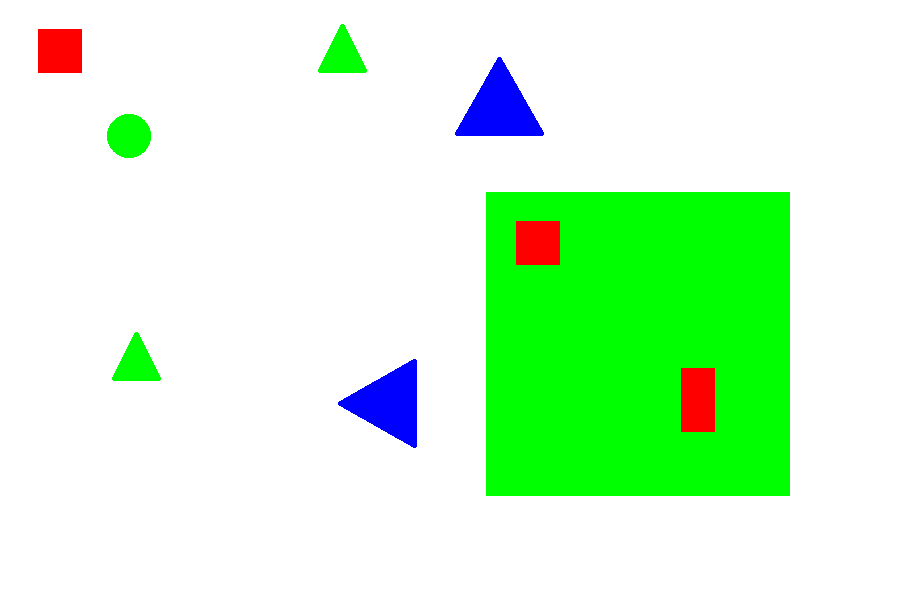
#> input picture TEST1.PNG, 898 x 598 px
$ python -i main.py   (imports and definitions only)   (Python 2 division)   (older library calls are emulated)
#> lines starting #> are read from the running program, lines starting #| are printed output that depends on the picture; after the words box and inside, x2 and y2 are one past the last pixel; in counts of white or black regions, pixels touching at a corner belong together
### Colordetector.py
# import the necessary packages
from collections import OrderedDict
import numpy as np
import cv2

class Colordetector:
        def __init__(self):
                # initialize the colors dictionary, containing the color
                # name as the key and the RGB tuple as the value
                colors = OrderedDict({
                        "Red": (255, 0, 0),
                        "Green": (0, 255, 0),
                        "Blue": (0, 0, 255),
                        "Orange": (255,160,0),
                        "Yellow": (255, 255, 0)})

                # allocate memory for the L*a*b* image, then initialize
                # the color names list
                self.lab = np.zeros((len(colors), 1, 3), dtype="uint8")
                self.colorNames = []

                # loop over the colors dictionary
                for (i, (name, rgb)) in enumerate(colors.items()):
                        # update the L*a*b* array and the color names list
                        self.lab[i] = rgb
                        self.colorNames.append(name)

                # convert the L*a*b* array from the RGB color space
                # to L*a*b*
                self.lab = cv2.cvtColor(self.lab, cv2.COLOR_RGB2LAB)


        def label(self, image, c):
                # construct a mask for the contour, then compute the
                # average L*a*b* value for the masked region
                mask = np.zeros(image.shape[:2], dtype="uint8")
                cv2.drawContours(mask, [c], -1, 255, -1)
                mask = cv2.erode(mask, None, iterations=2)
                mean = cv2.mean(image, mask=mask)[:3]

                # initialize the minimum distance found thus far
                minDist = (np.inf, None)

                # loop over the known L*a*b* color values
                for (i, row) in enumerate(self.lab):
                        # compute the distance between the current L*a*b*
                        # color value and the mean of the image
                        d = np.linalg.norm(row[0] -  mean)

                        # if the distance is smaller than the current distance,
                        # then update the bookkeeping variable
                        if d < minDist[0]:
                                minDist = (d, i)

                # return the name of the color with the smallest distance
                return self.colorNames[minDist[1]]

### Shapedetector.py
import cv2
class Shapedetector:
    def __init__(self):
        pass
    def detect(self,c):
        shape="Unidentified"
        peri=cv2.arcLength(c,True)
        approx=cv2.approxPolyDP(c,0.04*peri,True)
        if len(approx)==3:
            shape="Triangle"
        elif len(approx)==4:
            (x,y,w,h)=cv2.boundingRect(approx)
            ar=w/ float(h)
            shape = "Square" if ar >= 0.95 and ar <= 1.05 else "Rectangle"

        else:
            shape = "Circle"
        return shape

### main.py
#classes and subclasses to import
from Shapedetector import Shapedetector
from Colordetector import Colordetector
#from Counting import Counting
import cv2
import numpy as np
import os

#################################################################################################
# DO NOT EDIT!!!
#################################################################################################
#subroutine to write rerults to a csv
def writecsv(color,shape,size,count):
                #open csv file in append mode
                filep = open('resultsCSV.csv','a')
                # create string data to write per image
                datastr = "," + color + "-" + shape + "-" + size + "-" + count
                #write to csv
                filep.write(datastr)
                filep.close()

def sizeDetector(area, shape):
                        #Detecting size of Circle
                        if shape == "Circle" :
                                        if area <= 2407:
                                            return "Small"
                                        elif area >= 8747:
                                            return 'Large'
                                        else:
                                            return 'Medium'

                        #Detecting size of Square
                        if shape == "Square" :
                                        if area <= 3023:
                                            return "Small"
                                        elif area >= 11017:
                                            return 'Large'
                                        else:
                                            return 'Medium'

                        #Detecting size of Rectangle
                        if shape == "Rectangle" :
                                        if area <= 3621:
                                            return "Small"
                                        elif area >= 21517:
                                            return 'Large'
                                        else:
                                            return 'Medium'

                        #Detecting size of Triangle
                        if shape == "Triangle" :
                                        if area <= 1686:
                                            return "Small"
                                        elif area >= 5969.5:
                                            return 'Large'
                                        else:
                                            return 'Medium'

class Counting:
                    counted=0
                    #Initialize the "Counting" class
                    def __init__(self,shape,color,size):
                                self.shape = shape
                                self.color = color
                                self.size = size


#counted=0
def main(path):
#####################################################################################################
    #Write your code here!!!
#####################################################################################################
                #Received image from given path
#> called with path = 'TEST1.PNG'
                img_no = path
                #load the image
                image = cv2.imread(img_no)
#> image is the input picture: shape (598, 898, 3); mean B, G, R 208.2, 248.6, 207.5
                #Detecting edges in image
                edges = cv2.Canny(image,100,100)
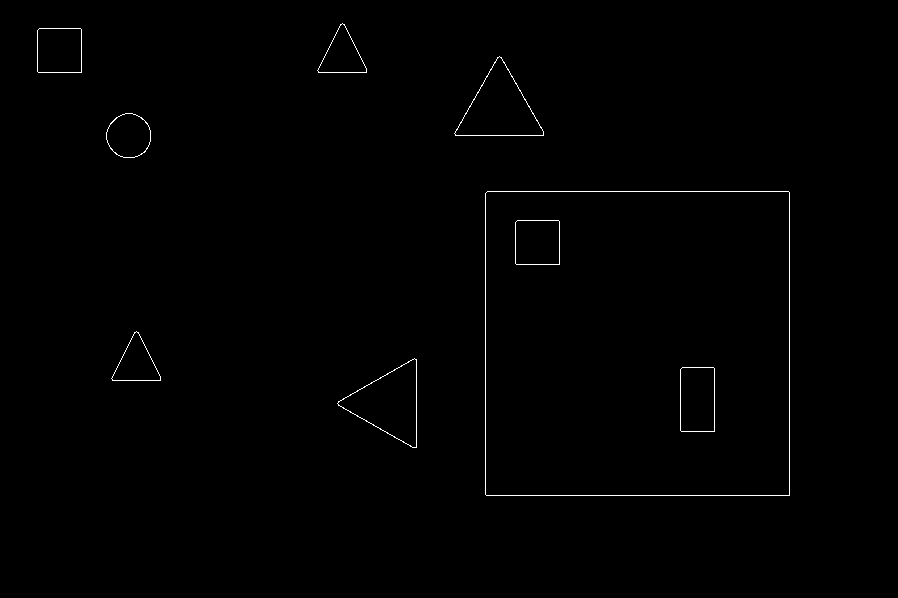
#> edges: shape (598, 898); 0.51% white in thin lines or dots, all inside (x1, y1, x2, y2) = (37, 23, 790, 496)
                #the L*a*b* color spaces
                lab = cv2.cvtColor(image, cv2.COLOR_BGR2LAB)
#> lab: shape (598, 898, 3); mean of channels 0, 1, 2 245.9, 115.2, 141.5
                #thresholding it to reveal the shapes in the image
                ret,thresh = cv2.threshold(edges, 230, 255, cv2.THRESH_BINARY)

                # find contours in the thresholded image
                _, cnts, hierarchy = cv2.findContours(edges.copy(), cv2.RETR_CCOMP, cv2.CHAIN_APPROX_SIMPLE)
#> cnts = 18 contours; largest, box (x1, y1, x2, y2) and area: (485, 191, 790, 496) 92413, (485, 191, 790, 496) 92412, (337, 358, 417, 448) 3722, (454, 56, 544, 136) 3722, (337, 358, 417, 448) 3700

                # initialize the shape detector and color labeler
                SD = Shapedetector()
                CD = Colordetector()
                count1 = []
                array=[]
                # loop over the contours
                for c in cnts:
                                    # compute the co-ordinates of the contour
                                    x,y,w,h = cv2.boundingRect(c)
                                    area = cv2.contourArea(c)
                                    # detect the shape of the contour
                                    shape = SD.detect(c)
                                    # label the color to contour
                                    color = CD.label(lab, c)
                                    #Finding Size of contour
                                    size = sizeDetector(area,shape)
                                    s=Counting(shape,color,size)
                                    count1.append(s)
                                    text = "{}-{}-{}".format(color,shape,size)
                                     #draw the contours
                                    cv2.drawContours(image, [c], -1, (0, 0, 0), 2)
                                    #giving name of the shape and color on the image
                                    cv2.putText(image, text, (x, y),cv2.FONT_HERSHEY_SIMPLEX, 0.45, (0, 0, 0), 1)
                                    # show the output image
                                    cv2.imshow("Image", image)
                                    #waiting to press any to detect next contour
                                    cv2.waitKey(0)
#> this loop made 18 passes
#> (area, peri in detect, approx in detect) on passes 1, 2, 7, 8, 9, 10, 15: (2173, 193.7, [[682, 367], [680, 430], [714, 431], [714, 368]]), (2172.5, 193.1, [[682, 367], [714, 368], [713, 431], [680, 430]]), (1933, 173.7, [[517, 220], [515, 263], [559, 264], [559, 221]]), (1932.5, 173.1, [[517, 220], [559, 221], [558, 264], [515, 263]]), (92413, 1213.7, [[487, 191], [485, 494], [789, 495], [789, 192]]), (92412.5, 1213.1, [[487, 191], [789, 192], [788, 495], [485, 494]]), (1933, 173.7, [[39, 28], [37, 71], [81, 72], [81, 29]])
#> (area, peri in detect, approx in detect) on passes 3, 4, 5, 6, 13, 14: (3722, 284.5, [[416, 359], [338, 405], [416, 447]]), (3700, 282.1, [[337, 403], [416, 360], [415, 447]]), (1316, 167.9, [[138, 332], [112, 380], [160, 380]]), (1314, 165.5, [[136, 331], [159, 380], [111, 378]]), (3722, 284.5, [[501, 57], [455, 135], [543, 135]]), (3700, 282.1, [[499, 56], [542, 135], [454, 133]])
#> pass 1, in label, `mask = cv2.erode(mask, None, iterations=2)`:
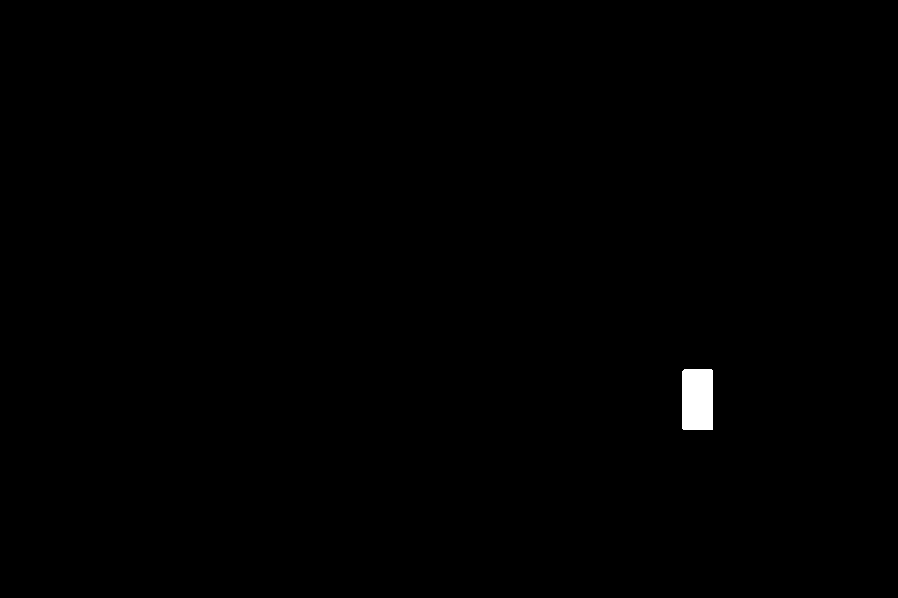
#> mask: shape (598, 898); 0.35% white; 1 white region, box (x1, y1, x2, y2) and area: (682, 369, 713, 430) 1886
#> pass 1, in main, `cv2.imshow("Image", image)`:
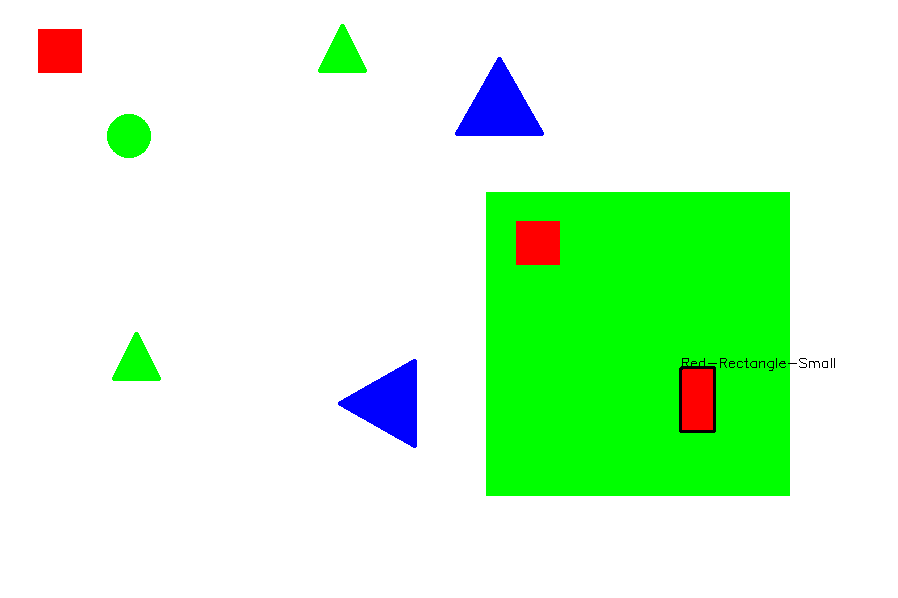
#> window 'Image': shape (598, 898, 3); mean B, G, R 208.2, 248.3, 207.3
#> pass 3, in label (call 3), `mask = cv2.erode(mask, None, iterations=2)`:
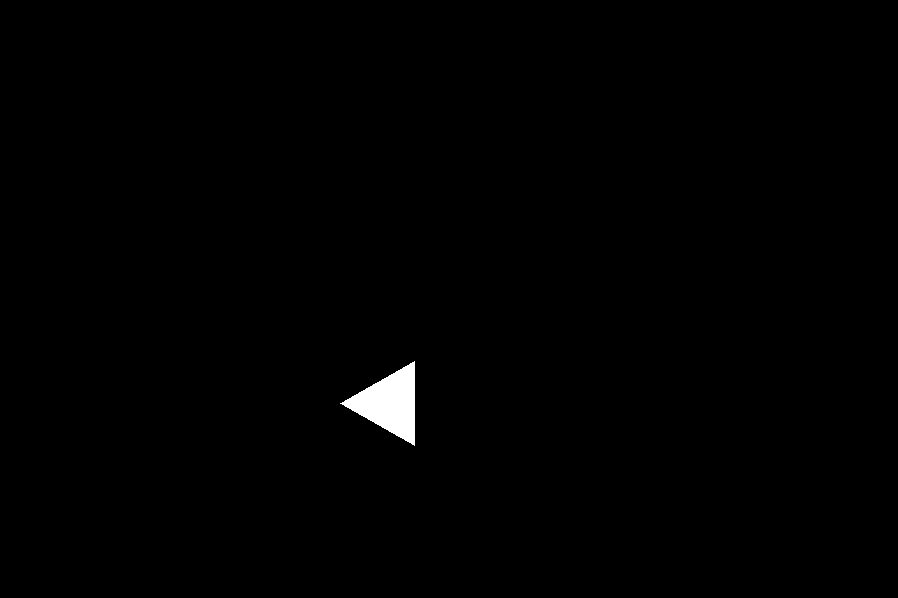
#> mask: shape (598, 898); 0.59% white; 1 white region, box (x1, y1, x2, y2) and area: (340, 361, 415, 446) 3189
#> after the loop:
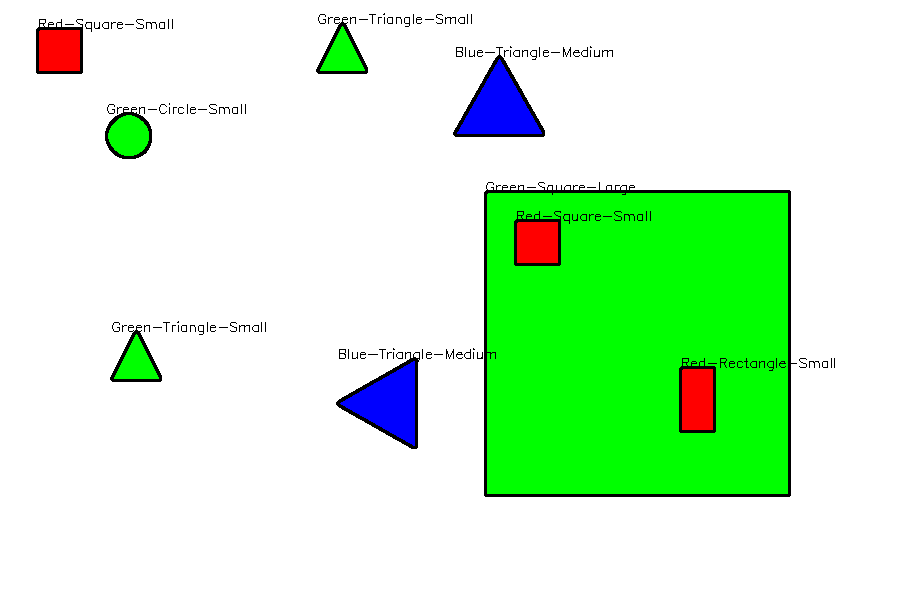
#> image: shape (598, 898, 3); 2.14% of pixels changed, all inside (x1, y1, x2, y2) = (36, 13, 835, 497)
#> after the loop, count1 = 18 items

                #counting total object of given image
                n=len(count1)
#> n = 18
                #total object of given image
                m=n/2
#> m = 9
                i=0
                while(i<m):
                                array.append(count1[2*i])
                                i=i+1
#> this loop made 9 passes
#> after the loop, array = 9 items; i = 9

                m=len(array)
                k=0
                j=0
                currentImg = img_no.split("\\")
                #print total number object
#> (the run stopped early here; a loop or call above may not have finished)

$ run again, on TEST5.PNG
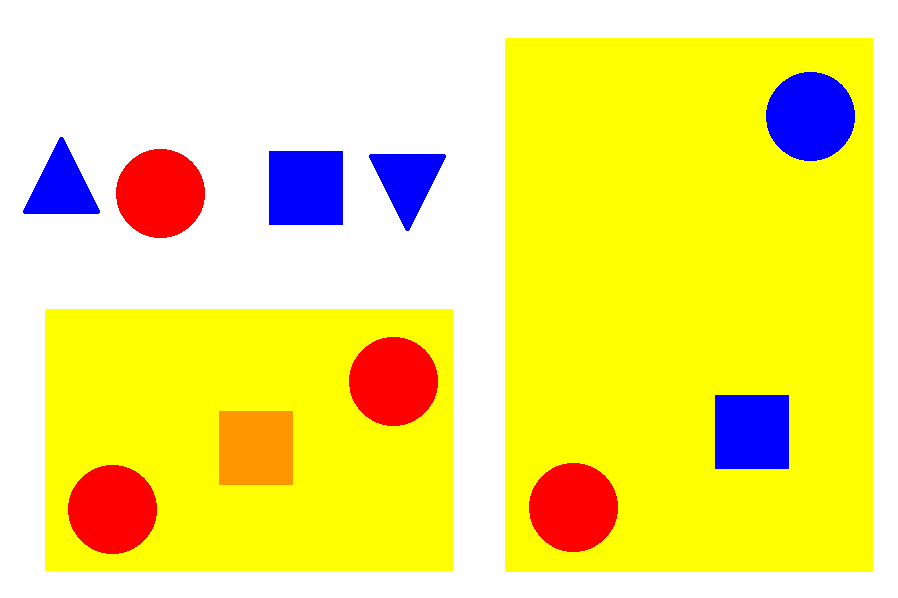
#> input picture TEST5.PNG, 898 x 598 px
#> in main, image is the input picture: shape (598, 898, 3); mean B, G, R 113.5, 231, 243.8
#> in main, `edges = cv2.Canny(image,100,100)`:
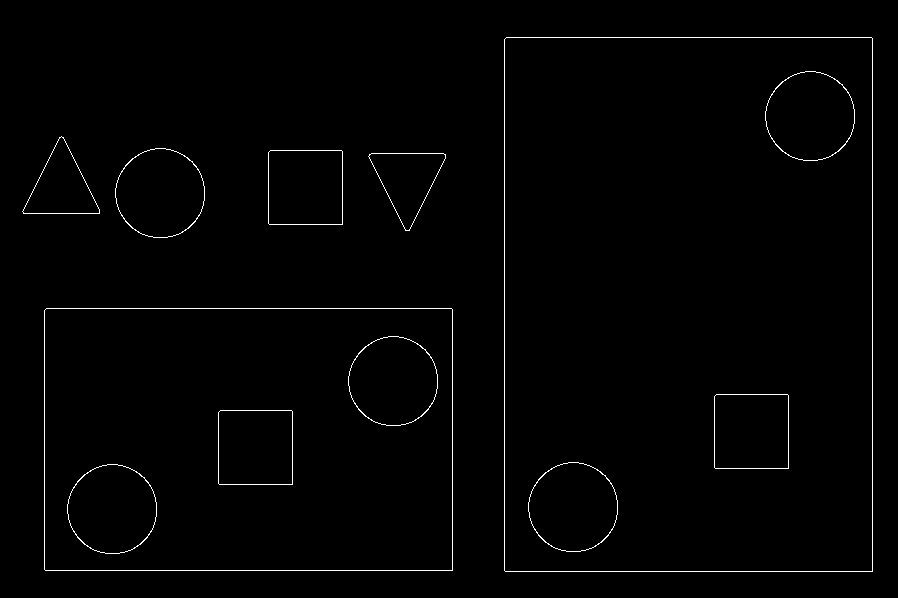
#> edges: shape (598, 898); 1.1% white in thin lines or dots, all inside (x1, y1, x2, y2) = (22, 37, 873, 572)
#> lab: shape (598, 898, 3); mean of channels 0, 1, 2 237.7, 124.5, 174.5
#> cnts = 24 contours; largest, box (x1, y1, x2, y2) and area: (504, 37, 873, 572) 196509, (504, 37, 873, 572) 196508, (44, 308, 453, 571) 106893, (44, 308, 453, 571) 106892, (67, 464, 157, 554) 6228
#> the loop in main, `for c in cnts:` made 24 passes
#> (area, peri in detect, mean in label) on passes 1, 2, 3, 4, 9, 10, 17: (6227.5, 295.7, (136, 208, 195)), (6184.5, 293.3, (136, 208, 195)), (6227.5, 295.7, (136, 208, 195)), (6184.5, 293.3, (136, 208, 195)), (6227.5, 295.7, (136, 208, 195)), (6184.5, 293.3, (136, 208, 195)), (6227.5, 295.7, (136, 208, 195))
#> after the loop in main, `for c in cnts:`:
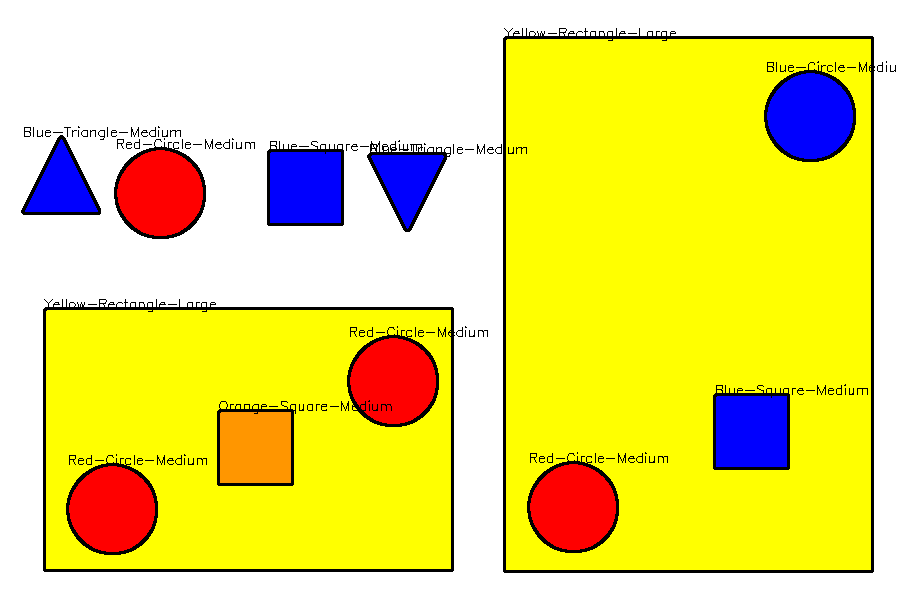
#> image: shape (598, 898, 3); 4.17% of pixels changed, all inside (x1, y1, x2, y2) = (21, 28, 896, 573)
#> after the loop in main, `for c in cnts:`: count1 = 24 items
#> n = 24
#> m = 12
#> the loop in main, `while(i<m):` made 12 passes
#> after the loop in main, `while(i<m):`: array = 12 items; i = 12
